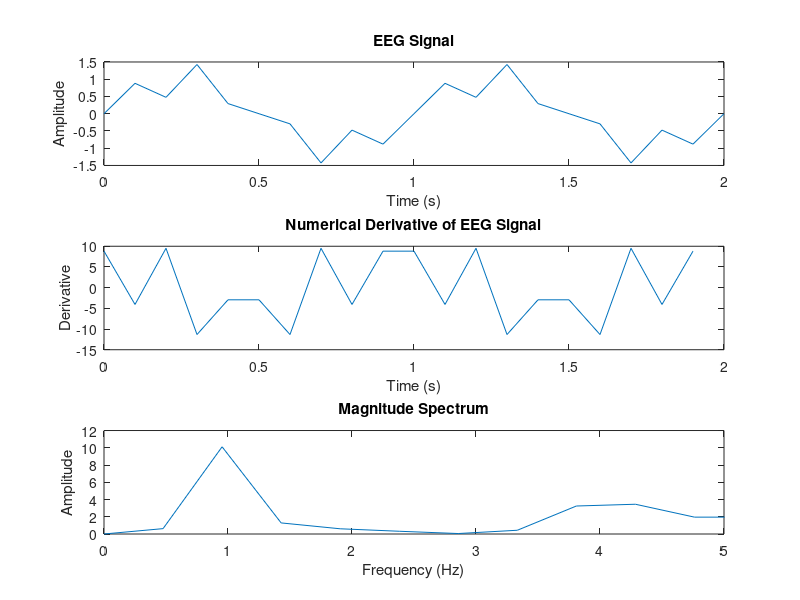

This chart was generated by the following MATLAB code:
% Parameters
fs = 10;              % Sampling frequency (Hz)
t = 0:1/fs:2;         % Time vector (0 to 2 seconds, step = 1/fs)
f1 = 1;               % Frequency of the first signal (Hz)
f2 = 4;               % Frequency of the second signal (Hz)

% EEG Signal
x = sin(2*pi*f1*t) + 0.5*sin(2*pi*f2*t);  % Combined signal

% Step 1: Numerical Differentiation using Forward Difference Method
h = 1/fs;                     % Time step
x_diff = diff(x) / h;         % Numerical differentiation
t_diff = t(1:end-1);          % Time vector for derivative

% Step 2: Discrete Fourier Transform (DFT)
N = length(x);                % Number of samples
X = fft(x);                   % Perform FFT
f = (0:N-1)*(fs/N);           % Frequency vector

% Magnitude Spectrum
X_magnitude = abs(X);

% Step 3: Frequency Band Analysis
delta_band = [0.5 4];          % Delta band range (Hz)
theta_band = [4 8];            % Theta band range (Hz)

% Identify Peaks in Frequency Bands
[~, delta_idx] = max(X_magnitude(f >= delta_band(1) & f <= delta_band(2)));
[~, theta_idx] = max(X_magnitude(f >= theta_band(1) & f <= theta_band(2)));

delta_peak_freq = f(find(f >= delta_band(1) & f <= delta_band(2), 1) + delta_idx - 1);
theta_peak_freq = f(find(f >= theta_band(1) & f <= theta_band(2), 1) + theta_idx - 1);

% Display Results
disp(['Delta peak frequency: ', num2str(delta_peak_freq), ' Hz']);
disp(['Theta peak frequency: ', num2str(theta_peak_freq), ' Hz']);

% Step 4: Plotting
figure;

% Original Signal
subplot(3,1,1);
plot(t, x);
title('EEG Signal');
xlabel('Time (s)');
ylabel('Amplitude');

% Numerical Derivative
subplot(3,1,2);
plot(t_diff, x_diff);
title('Numerical Derivative of EEG Signal');
xlabel('Time (s)');
ylabel('Derivative');

% Magnitude Spectrum
subplot(3,1,3);
plot(f, X_magnitude);
title('Magnitude Spectrum');
xlabel('Frequency (Hz)');
ylabel('Amplitude');
xlim([0 fs/2]);  % Focus on frequencies of interest